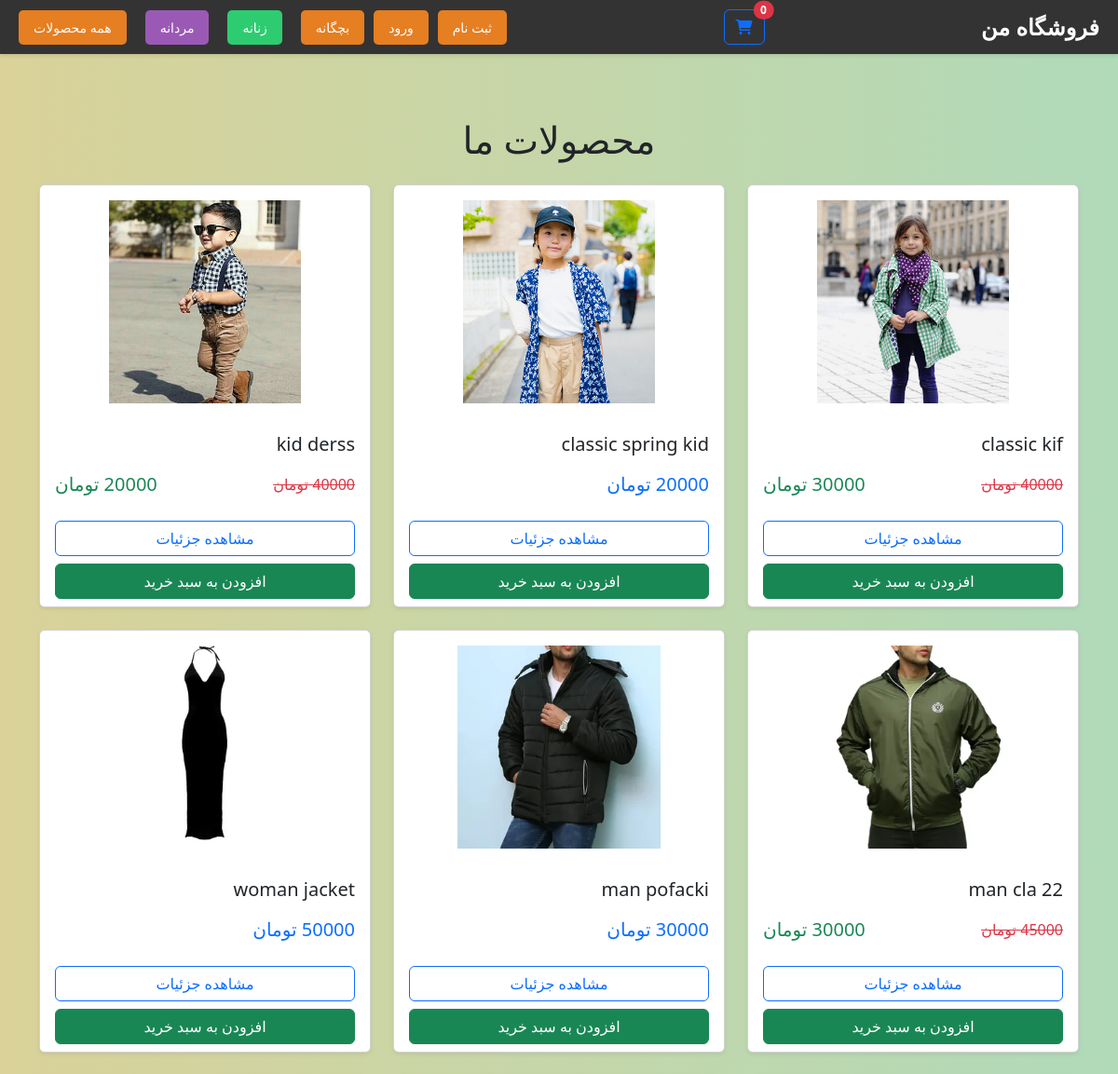
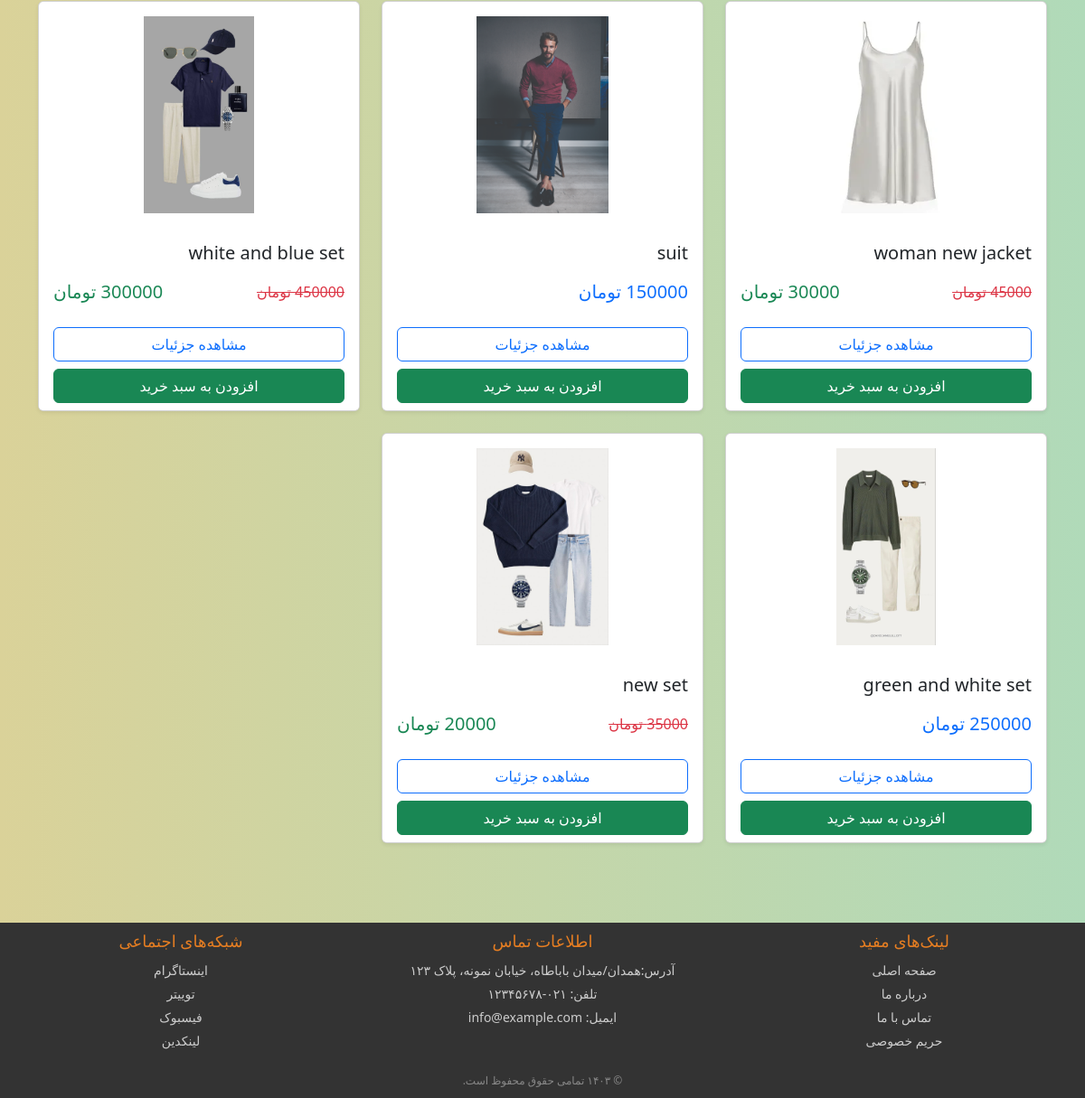
The page / on the database its author committed (2 pictures, top to bottom).
### shop/models.py (models this page shows, shortened)
class Products(models.Model):
        product_name = models.CharField( max_length=50)
        category = models.ForeignKey(Category,on_delete=models.CASCADE,default=1)
        price = models.DecimalField( max_digits=100, decimal_places=0,default=0)
        product_image = models.ImageField(upload_to='uploads/products_iamge')
        product_name = models.CharField( max_length=50)
        is_sale = models.BooleanField(default=False)
        sale_price = models.DecimalField( max_digits=100, decimal_places=0,default=0)

### shop/views.py (the view)
# urls.py: path('',shop_views.home,name='home'),
def home(request):
        products = Products.objects.all()
        return render(request,'home.html',{'products':products})

### cart/cart.py (called while the page is built)
        def __len__(self):
                return len(self.cart)

### cart/context_processors.py (called while the page is built)
def cart (request):
        return {'cart':Cart(request)}

### shop/templates/home.html (shortened to what this page needs)
{% extends 'base.html' %}
{% load static %}
{% block content %}
{% include 'nav.html' %}
<div class="container my-5">
    <h1 class="text-center mb-4">محصولات ما</h1>
    <div class="row row-cols-1 row-cols-md-3 g-4">
        {% for product in products %}
        <div class="col">
            <div class="card h-100 shadow-sm">
                <img src="{{ product.product_image.url }}"
                     class="card-img-top p-3"
                     alt="{{ product.product_name }}"
                     style="height: 250px; object-fit: contain;">
                <div class="card-body">
                    <h5 class="card-title">{{ product.product_name }}</h5>
                    <div class="d-flex justify-content-between align-items-center">
                        {% if product.is_sale %}
                            <del class="text-danger">{{ product.price|floatformat:0 }} تومان</del>
                            <span class="text-success fs-5">{{ product.sale_price|floatformat:0 }} تومان</span>
                        {% else %}
                            <span class="text-primary fs-5">{{ product.price|floatformat:0 }} تومان</span>
                        {% endif %}
                    </div>
                </div>
                <div class="card-footer bg-white border-0">
                    <div class="d-grid gap-2">
                        <a href="{% url 'single_product' product.id %}"
                           class="btn btn-outline-primary">مشاهده جزئیات</a>
                        <button class="btn btn-success add-to-cart"
                                data-product-id="{{ product.id }}">
                            افزودن به سبد خرید
                        </button>
                    </div>
                </div>
            </div>
        </div>
        {% empty %}
        <div class="col-12">
            <div class="alert alert-warning">هیچ محصولی یافت نشد!</div>
        </div>
        {% endfor %}
    </div>
</div>
{% endblock %}

### shop/templates/base.html (shortened to what this page needs)
{% load static %}
<!DOCTYPE html>
<html lang="fa" dir="rtl">
<head>
    <link href="{% static 'assets/css/style.css' %}" rel="stylesheet">
    <link href="https://cdn.jsdelivr.net/npm/bootstrap@5.3.3/dist/css/bootstrap.min.css" rel="stylesheet">
</head>
<body>
         {% block content %}
         {% endblock %}
    <footer>
        <div class="footer-content">
            <div class="footer-section">
                <h3>لینک‌های مفید</h3>
                <a href="#">صفحه اصلی</a>
                <a href="#">درباره ما</a>
                <a href="#">تماس با ما</a>
                <a href="#">حریم خصوصی</a>
            </div>
            <div class="footer-section">
                <h3>اطلاعات تماس</h3>
                <p>آدرس:همدان/میدان باباطاه، خیابان نمونه، پلاک ۱۲۳</p>
                <p>تلفن: ۰۲۱-۱۲۳۴۵۶۷۸</p>
                <p>ایمیل: info@example.com</p>
            </div>
            <div class="footer-section">
                <h3>شبکه‌های اجتماعی</h3>
                <a href="#">اینستاگرام</a>
                <a href="#">توییتر</a>
                <a href="#">فیسبوک</a>
                <a href="#">لینکدین</a>
            </div>
        </div>
        <div class="copyright">
            &copy; ۱۴۰۳ تمامی حقوق محفوظ است.
        </div>
    </footer>
</body>
</html>

### shop/templates/nav.html (shortened to what this page needs)
{% load static %}
        <link rel="stylesheet" href="https://cdnjs.cloudflare.com/ajax/libs/font-awesome/6.0.0/css/all.min.css">
   <header>
        <div class="logo">فروشگاه من</div>
                <a class="btn btn-outline-primary position-relative" href="{% url 'cart_summary' %}">
    <i class="fas fa-shopping-cart"></i>
    <span id="cart_quantity" class="position-absolute top-0 start-100 translate-middle badge rounded-pill bg-danger">
        {{ cart|length }}
    </span>
</a>
        <div class="buttons">
            {% if user.is_authenticated%}
            <a href="{% url 'logout_user' %}">خروج</a>
            <a href="{% url 'edit_profile' %}">تغییراطلاعات کاربری</a>
            {% else %}
            <a href="{% url 'signup_user' %}">ثبت نام</a>
            <a href="{% url 'login_user' %}">ورود</a>
            {% endif %}
             <div class="category-buttons">
        <a href="{% url 'products_category' 'kid' %}">بچگانه</a>
        <a href="{% url 'products_category' 'woman' %}">زنانه</a>
        <a href="{% url 'products_category' 'man' %}">مردانه</a>
        <a href="{% url 'home' %}">همه محصولات</a>
    </div>
        </div>
    </header>

### shop/static/assets/css/style.css (style rules this page uses)
body { font-family: Arial, sans-serif; background-color: #f4f4f4; margin: 0; padding: 0; }
.container { max-width: 1200px; margin: 0 auto; padding: 20px; }
body { font-family: Arial, sans-serif; margin: 0; padding: 0; background-color: #f4f4f4; }
header { background-color: #333; color: #fff; padding: 10px 20px; display: flex; justify-content: space-between; align-items: center; box-shadow: 0 2px 4px rgba(0, 0, 0, 0.1); }
header .logo { font-size: 24px; font-weight: bold; }
header .buttons { display: flex; gap: 10px; }
header .buttons a { text-decoration: none; color: #fff; background-color: #e67e22; padding: 8px 16px; border-radius: 5px; font-size: 14px; transition: background-color 0.3s ease; }
body { font-family: Arial, sans-serif; margin: 0; padding: 0; background-color: #f4f4f4; display: flex; flex-direction: column; min-height: 100vh; }
footer { background-color: #333; color: #fff; padding: 20px; text-align: center; margin-top: auto; }
footer .footer-content { display: flex; justify-content: space-around; flex-wrap: wrap; gap: 20px; margin-bottom: 20px; }
footer .footer-section { flex: 1; min-width: 200px; }
footer .footer-section h3 { font-size: 18px; margin-bottom: 10px; color: #e67e22; }
footer .footer-section p, footer .footer-section a { font-size: 14px; color: #ccc; text-decoration: none; display: block; margin: 5px 0; }
footer .copyright { font-size: 12px; color: #888; margin-top: 20px; }
footer { background-color: #333; color: #fff; text-align: center; padding: 10px; margin-top: 20px; }
body { background: linear-gradient(to right, #dad299, #b0dab9); }

### shop/templates/base.html (style rules this page uses)
body { background: linear-gradient(to right, #dad299, #b0dab9); }

### shop/templates/nav.html (style rules this page uses)
.category-buttons { display: flex; gap: 20px; }
.category-buttons a { text-decoration: none; background-color: #3498db; color: #fff; padding: 12px 24px; font-size: 16px; border-radius: 5px; transition: background-color 0.3s ease; }
.category-buttons a:nth-child(1) { background-color: #e67e22; }
.category-buttons a:nth-child(2) { background-color: #2ecc71; }
.category-buttons a:nth-child(3) { background-color: #9b59b6; }

### rows shown on the page
Products: product_image (picture), product_name "classic kif", price "40000"
Products: product_image (picture), product_name "classic spring kid"
Products: product_image (picture), product_name "kid derss", price "40000"
Products: product_image (picture), product_name "man cla 22", price "45000"
Products: product_image (picture), product_name "man pofacki"
Products: product_image (picture), product_name "woman jacket"
Products: product_image (picture), product_name "woman new jacket", price "45000"
Products: product_image (picture), product_name "suit"
Products: product_image (picture), product_name "white and blue set", price "450000"
Products: product_image (picture), product_name "green and white set"
Products: product_image (picture), product_name "new set", price "35000"

### other values the page prints
{{ cart|length }} "0"
